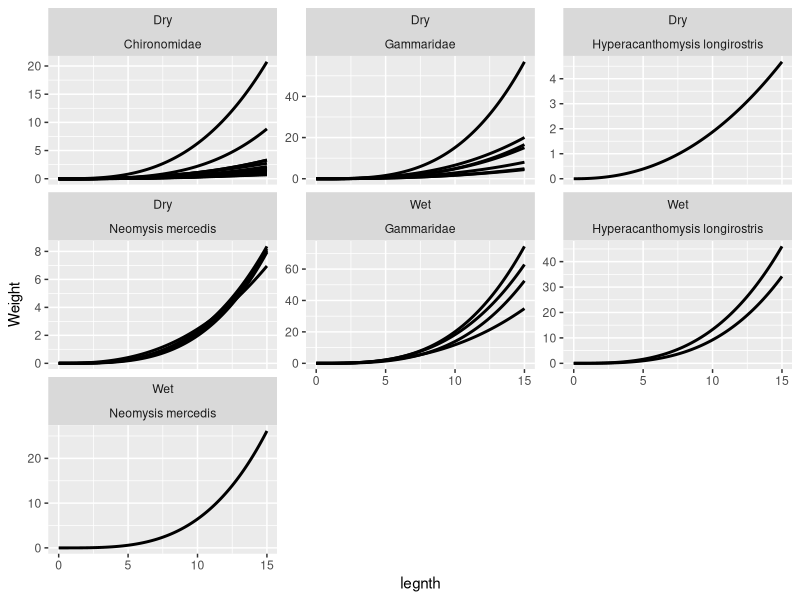
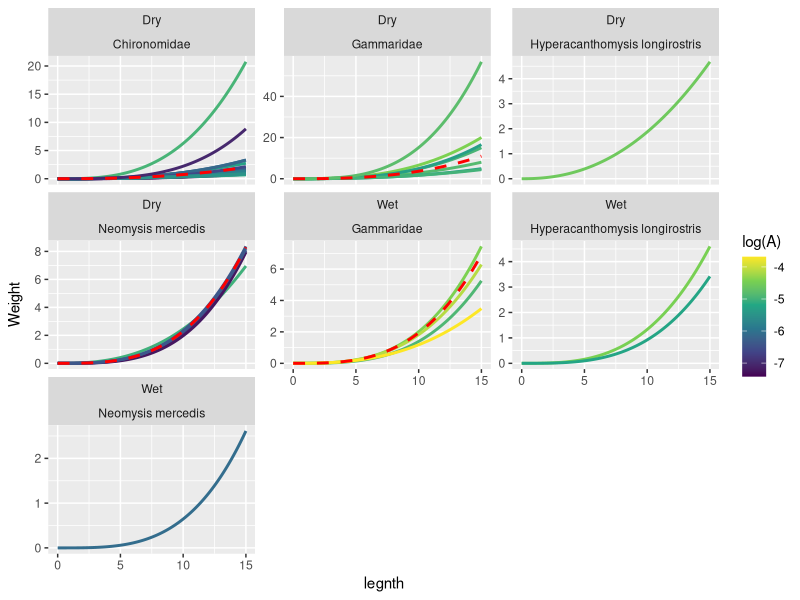
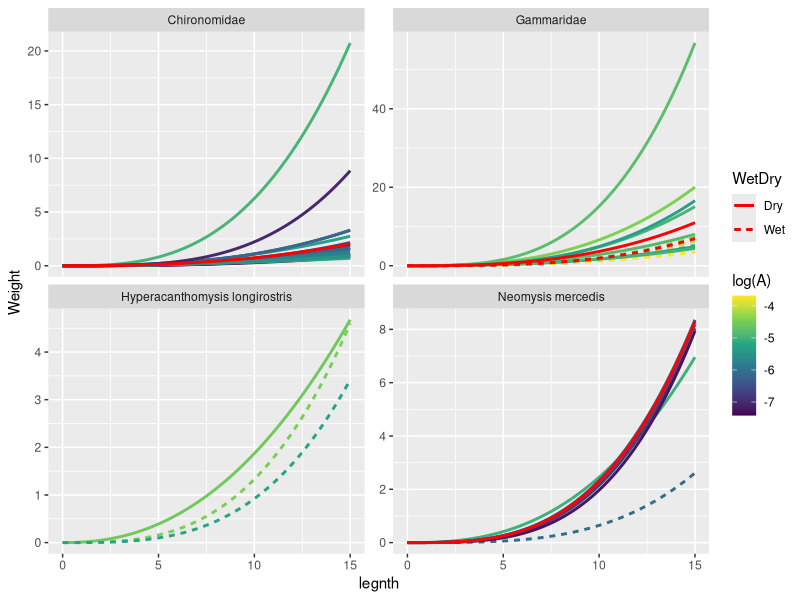
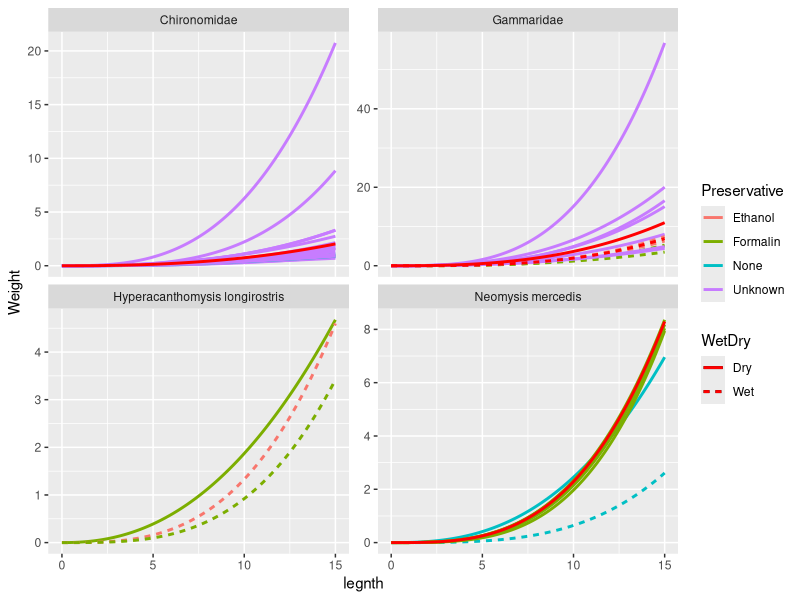
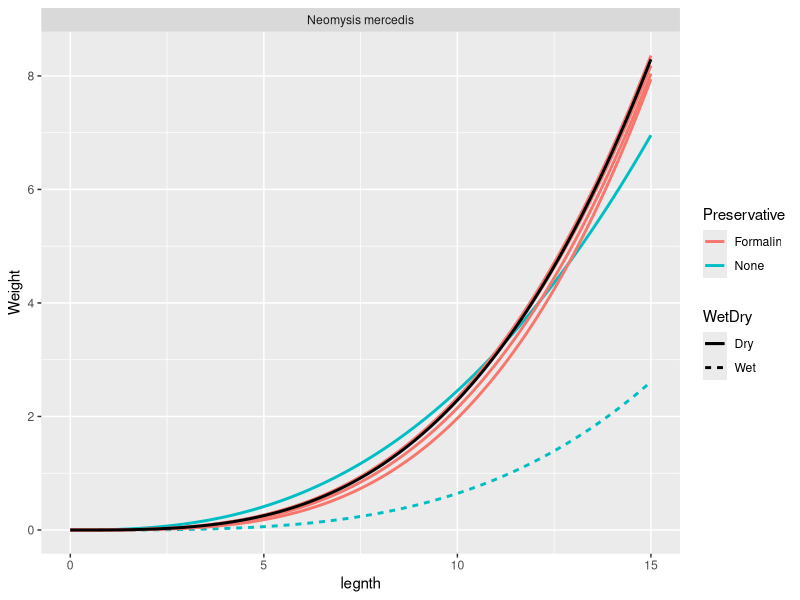
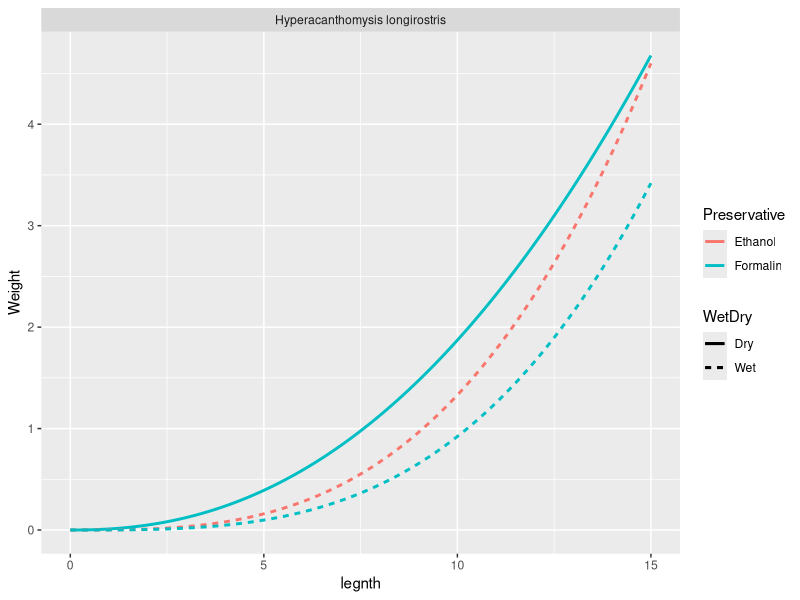

Write R code to recreate these figures, in order.
#legnth weight regressions

library(tidyverse)
library(readxl)

LW = read_excel("data/legnthweight.xlsx")
x = c(0, 15, by = 0.1)

LW = mutate(LW, equation = paste("Y ~ ",A,"*x","^",B, sep = ""))


df_plot <- LW %>%
  mutate(
    formula_id = row_number()
  ) %>%
  crossing(X = seq(0, 15, by = 0.1)) %>%
  mutate(
    Y = A * X^B
  )%>%
  mutate(Y2 = case_when(WetDry == "Wet" ~ Y/10,
                        TRUE ~ Y),
         Preservative = case_when(is.na(Preservative) ~ "Unknown",
                                        TRUE ~ Preservative)) %>%
  filter()


ggplot(df_plot, aes(x = X, y = Y, group = formula_id)) +
  geom_line(aes(group = factor(formula_id)), linewidth = 1) +
  labs(
    x = "legnth",
    y = "Weight"
  ) +
  facet_wrap(WetDry~Taxon, scales = "free_y")

meanLW = group_by(LW, Taxon, WetDry) %>%
  filter(A != max(A), A != min(A)) %>%
  
  summarize(A = mean(A), B = mean(B))



df_plotmean <- meanLW  %>%
  mutate(
    formula_id = row_number()
  ) %>%
  crossing(X = seq(0, 15, by = 0.1)) %>%
  mutate(
    Y = A * X^B
  ) %>%
  mutate(Y2 = case_when(WetDry == "Wet" ~ Y/10,
                        TRUE ~ Y))


ggplot(df_plot, aes(x = X, y = Y2, group = formula_id)) +
  geom_line(aes(group = factor(formula_id), color = log(A)), linewidth = 1) +
  scale_color_viridis_c()+
  geom_line(data = df_plotmean, aes(group = factor(formula_id), x = X, y = Y2), linetype =2, color = "red",
            linewidth =1)+
  labs(
    x = "legnth",
    y = "Weight"
  ) +
  facet_wrap(WetDry~Taxon, scales = "free_y")


ggplot(df_plot, aes(x = X, y = Y2, group = formula_id, linetype = WetDry)) +
  geom_line(aes(group = factor(formula_id), color = log(A)), linewidth = 1) +
  scale_color_viridis_c()+
  geom_line(data = df_plotmean, aes(group = factor(formula_id), x = X, y = Y2), color = "red",
            linewidth =1)+
  labs(
    x = "legnth",
    y = "Weight"
  ) +
  facet_wrap(~Taxon, scales = "free_y")

ggplot(df_plot, aes(x = X, y = Y2, group = formula_id, linetype = WetDry)) +
  geom_line(aes(group = factor(formula_id), color = Preservative), linewidth = 1) +
  
  geom_line(data = df_plotmean, aes(group = factor(formula_id), x = X, y = Y2), color = "red",
            linewidth =1)+
  labs(
    x = "legnth",
    y = "Weight"
  ) +
  facet_wrap(~Taxon, scales = "free_y")

ggplot(filter(df_plot, Taxon == "Neomysis mercedis"), aes(x = X, y = Y2, group = formula_id, linetype = WetDry)) +
  geom_line(aes(group = factor(formula_id), color = Preservative), linewidth = 1) +
  
  geom_line(data = filter(df_plotmean, Taxon == "Neomysis mercedis"), aes(group = factor(formula_id), x = X, y = Y2), color = "black",
            linewidth =1)+
  labs(
    x = "legnth",
    y = "Weight"
  ) +
  facet_wrap(~Taxon, scales = "free_y")



ggplot(filter(df_plot, Taxon == "Hyperacanthomysis longirostris"), aes(x = X, y = Y2, group = formula_id, linetype = WetDry)) +
  geom_line(aes(group = factor(formula_id), color = Preservative), linewidth = 1) +
  
  geom_line(data = filter(df_plotmean, Taxon == "Hyperacanthomysis longirostris"), aes(group = factor(formula_id), x = X, y = Y2), color = "black",
            linewidth =1)+
  labs(
    x = "legnth",
    y = "Weight"
  ) +
  facet_wrap(~Taxon, scales = "free_y")
